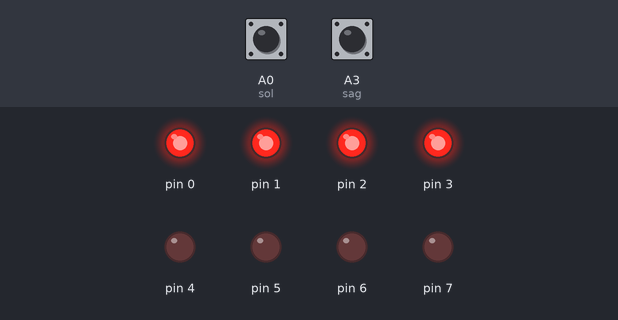
Bench run of a sketch on a simulated Arduino Uno, built with avr-gcc and run on an emulated ATmega328P. Shown: output pins drawn as LEDs (lit = HIGH). The test bench sets the inputs (shaded band); at power-on: A0 (sol) HIGH, A3 (sag) HIGH.

Above: at 1.2 s.
1.3 s: A0 (sol) pulsed LOW 5 times (0.12 s each, 0.3 s apart)
At 1.57 s:
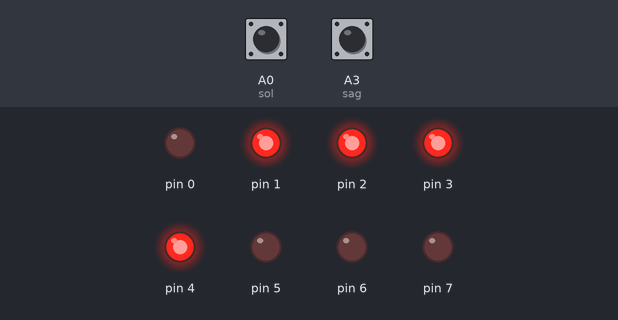
At 2.8 s:
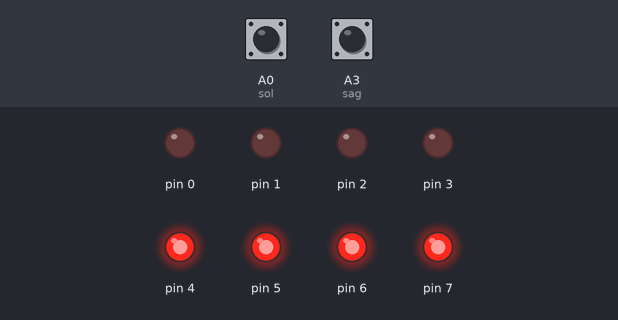
Timing chart, 0 to 4.3 s (numbered marks = the images above; inputs shaded):
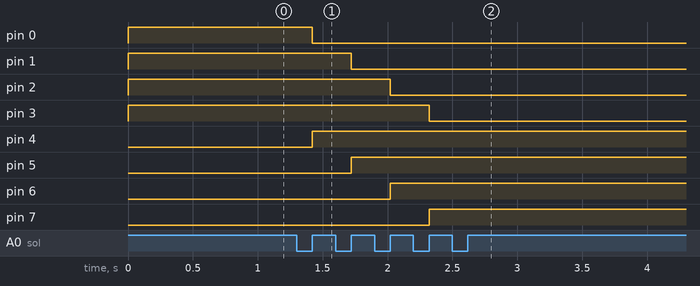

The sketch:

sketch.ino
```cpp
#define sag A3
#define sol A0

byte durum=1;

void setup()
  {
    DDRD=0xFF;
    pinMode(sag, INPUT);
    pinMode(sol, INPUT);
  }

void loop()
  {
    if(digitalRead(sag)==0)
      {
        while(digitalRead(sag)==0);
        durum=durum-1;
        if(durum==0)durum=1;
      }

    if(digitalRead(sol)==0)
      {
        while(digitalRead(sol)==0);
        durum=durum+1;
        if(durum==6)durum=5;
      }

    if(durum==1)PORTD=0x0F;
    if(durum==2)PORTD=0x1E;
    if(durum==3)PORTD=0x3C;
    if(durum==4)PORTD=0x78;
    if(durum==5)PORTD=0xF0;

  }
```

Measured:
- after the input at 1.3 s, pin 0: HIGH → LOW after 0.12 s; pin 1: HIGH → LOW after 0.42 s; pin 2: HIGH → LOW after 0.72 s; pin 3: HIGH → LOW after 1.0 s; pin 4: LOW → HIGH after 0.12 s
